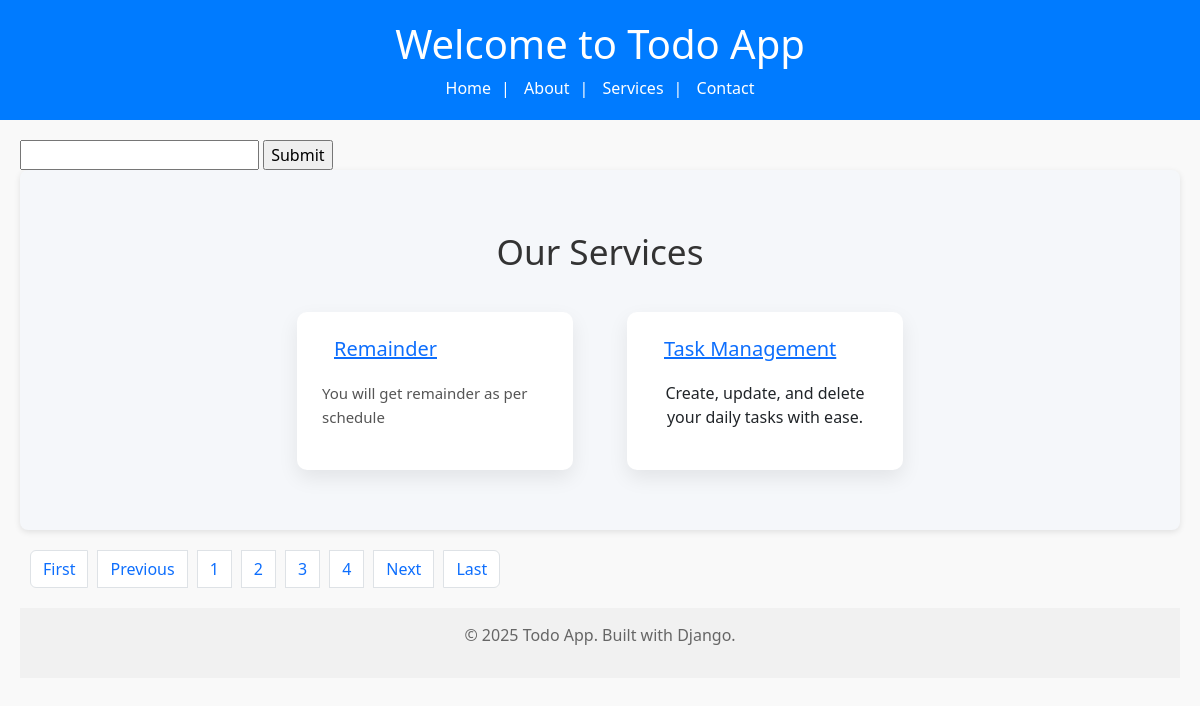
Page /service/?page=3 on the committed database.
### service/models.py (models this page shows)
class Service(models.Model):
    service_icon=models.CharField(max_length=50)
    service_title=models.CharField(max_length=50)
    service_des=HTMLField()
    slug=AutoSlugField(unique=True,populate_from="service_title",null=True,default=None)

### learn/views.py (the view)
# urls.py: path('service/', views.service_view, name='service'),
def service_view(request):
    servicesData=Service.objects.all().order_by('service_title')
    paginator=Paginator(servicesData,2)
    page_number=request.GET.get('page')
    ServiceDataFinal=paginator.get_page(page_number)
    totalpage=ServiceDataFinal.paginator.num_pages
    if request.method=="GET":
        st=request.GET.get('servicename')
        if st!=None:
            servicesData=Service.objects.filter(service_title__icontains=st)
    data={
        'servicesData':ServiceDataFinal,
        'lastpage':totalpage,
        'totalpagelist':[n+1 for n in range (totalpage)]
    }
    return render(request, 'service.html',data)

### templates/service.html (shortened to what this page needs)
{% load static %}
{% include "header.html" %}
<!DOCTYPE html>
<html lang="en">
<head>
    <link rel="stylesheet" href="{% static 'css/style.css' %}">
</head>
<body>
    <main>
        <div class="col-12">
            <form method ="get">
                <input type="text" name="servicename" value=""/>
                <input type="submit" name="Search"/>
            </form>
        </div>
<section>
    <h3>Our Services</h3>
    <div class="row">
        {% for n in servicesData %}
        <div class="col-lg-4 col-md-6">
            <div class="single-feature mb-30">
                <div class="title">
                    <h4><a href="#">{{ n.service_title }}</a></h4>
                </div>
                <p>{{ n.service_des|safe }}</p>
            </div>
        </div>
        {% endfor %}
    </div>
</section>
<nav aria-label="...">
  <ul class="pagination">
    {% if servicesData.has_previous %}
    <li class="page-item ">
      <a class="page-link" href="/service/?page=1" tabindex="-1">First</a>
    </li>
     <li class="page-item ">
      <a class="page-link" href="/service/?page={{servicesData.previous_page_number}}" tabindex="-1">Previous</a>
    </li>
    {% endif %}
    {%for n in totalpagelist%}
    <li class="page-item"><a class="page-link" href="/service/?page={{n}}">{{n}}</a></li>
    {%endfor%}
    {% if servicesData.has_next %}
     <li class="page-item">
      <a class="page-link" href="/service/?page={{servicesData.next_page_number}}">Next</a>
    </li>
    <li class="page-item">
      <a class="page-link" href="/service/?page={{lastpage}}">Last</a>
    </li>
    {%endif%}
  </ul>
</nav>
{% include "footer.html" %}

### static/css/style.css (style rules this page uses)
body { font-family: 'Segoe UI', Tahoma, Geneva, Verdana, sans-serif; background-color: #f9f9f9; margin: 0; padding: 0; }
nav a { color: white; margin: 0 10px; text-decoration: none; }
main { padding: 20px; }
section { background-color: #ffffff; margin-bottom: 20px; padding: 15px; border-radius: 8px; box-shadow: 0 2px 6px rgba(0, 0, 0, 0.1); }

### templates/service.html (style rules this page uses)
section { padding: 60px 20px; text-align: center; background-color: #f5f7fa; }
h3 { font-size: 2.2rem; margin-bottom: 40px; color: #333; }
.row { display: flex; flex-wrap: wrap; justify-content: center; gap: 30px; }
.col-lg-4, .col-md-6 { flex: 0 1 300px; }
.single-feature { background-color: #fff; border-radius: 10px; padding: 25px; box-shadow: 0 8px 20px rgba(0, 0, 0, 0.08); transition: transform 0.3s ease; height: 100%; }
.title { display: flex; align-items: center; justify-content: flex-start; gap: 12px; margin-bottom: 20px; }
.title h4 { font-size: 20px; margin: 0; color: #333; }
.single-feature p { color: #555; font-size: 15px; line-height: 1.6; text-align: left; }

### rows in the picture
Service: service_title "Remainder", service_des "You will get remainder as per schedule"
Service: service_title "Task Management", service_des "Create, update, and delete your daily tasks with ease."

### other values in the picture
{{ n }} "1" "2" "3" "4"
